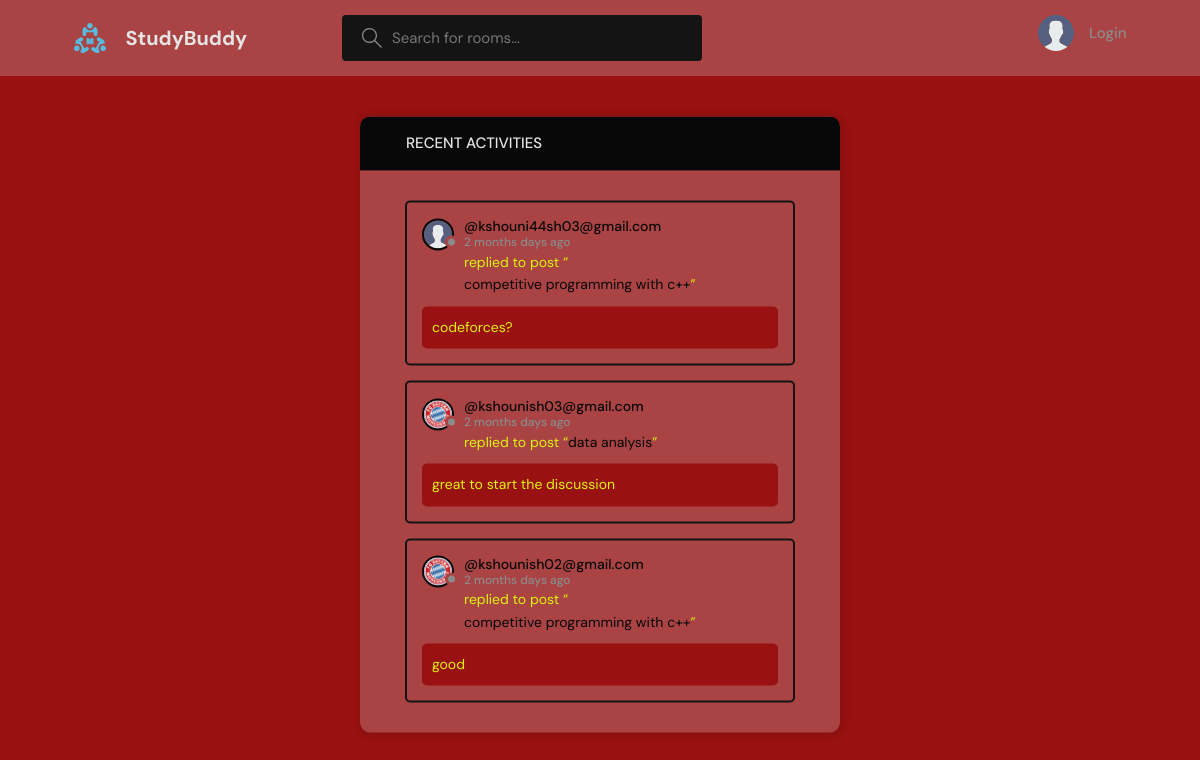
The page /activity/ on the database its author committed.
### base/models.py (models this page shows, shortened)
class Message(models.Model):
    user=models.ForeignKey(User,on_delete=models.CASCADE)#one user can have many mesg
    room=models.ForeignKey(Room,on_delete=models.CASCADE) #manytoone : one room can have multiple messqges
    body=models.TextField()
    updated=models.DateTimeField(auto_now=True)
    created=models.DateTimeField(auto_now_add=True)
    class Meta:
        ordering= ['-updated','-created']

class User(AbstractUser):
    name=models.CharField(max_length=200,null=True)
    email=models.EmailField(unique=True,null=True)
    bio=models.TextField(null=True)
    avatar=models.ImageField(null=True,default="avatar.svg")
    USERNAME_FIELD='email'
    REQUIRED_FIELDS=[]

class Room(models.Model):
    host=models.ForeignKey(User,on_delete=models.SET_NULL,null=True)
    topic=models.ForeignKey(Topic,on_delete=models.SET_NULL,null=True)
    name=models.CharField(max_length=200)
    description=models.TextField(null=True,blank=True) #blank used for form
    participants=models.ManyToManyField(User,related_name='participants',blank=True)
    updated=models.DateTimeField(auto_now=True)
    created=models.DateTimeField(auto_now_add=True) #take snap only once
    class Meta:
        ordering= ['-updated','-created']
    def __str__(self):
        return self.name

### base/views.py (the view)
# urls.py: path('activity/',views.activityPage,name="activity"),
def activityPage(request):
    room_messages=Message.objects.all()
    context={'room_messages':room_messages}
    return render(request,'base/activity.html',context)

### base/templates/base/activity.html (shortened to what this page needs)
{% extends 'main.html' %}
{% block content %}
    <main class="layout">
      <div class="container">
        <div class="layout__box">
          <div class="layout__boxHeader">
            <div class="layout__boxTitle">
              <a href="{% url 'home' %}">
                <svg version="1.1" xmlns="http://www.w3.org/2000/svg" width="32" height="32" viewBox="0 0 32 32">
                  <title>arrow-left</title>
                  <path
                    d="M13.723 2.286l-13.723 13.714 13.719 13.714 1.616-1.611-10.96-10.96h27.625v-2.286h-27.625l10.965-10.965-1.616-1.607z"
                  ></path>
                </svg>
              </a>
              <h3>Recent Activities</h3>
            </div>
          </div>
          <div class="activities-page layout__body">
            {% for message in room_messages %}
          <div class="activities__box">
            <div class="activities__boxHeader roomListRoom__header">
              <a href="{% url 'user-profile' message.user.pk  %}" class="roomListRoom__author">
                <div class="avatar avatar--small">
                  <img src="{{message.user.avatar.url}}" />
                </div>
                <p>
                  @{{message.user}}
                  <span>{{message.created|timesince}} days ago</span>
                </p>
              </a>
            </div>
            <div class="activities__boxContent">
              <p>replied to post “<a href="{% url 'room' message.room.id %}">{{message.room}}</a>”</p>
              <div class="activities__boxRoomContent">
               {{message.body}}
              </div>
            </div>
          </div>
          {% endfor %}
          </div>
        </div>
      </div>
    </main>
{% endblock %}

### static/styles/style.css (style rules this page uses)
:root { --color-main: #080808; --color-main-light: #0d1108; --color-dark: #aa4343; --color-dark-medium: #141414; --color-dark-light: #080808; --color-light: #e5e5e5; --color-gray: #8b8b8b; --color-light-gray: #dcf310; --color-bg: #991111; --color-success: #228b51; --color-error: #fc0b0b; }
* { font-family: "DM Sans", -apple-system, BlinkMacSystemFont, "Segoe UI", Roboto, Oxygen, Ubuntu, Cantarell, "Open Sans", "Helvetica Neue", sans-serif; margin: 0; padding: 0; box-sizing: border-box; text-rendering: optimizeLegibility; font-size: inherit; }
html { font-size: 56.25%; }
@media only screen and (min-width: 1200px) { html { font-size: 62.5%; } }
body { line-height: 1.6; font-weight: 400; font-size: 1.5rem; color: var(--color-light-gray); background-color: var(--color-bg); min-height: 100vh; }
img { width: 100%; }
a { display: inline-block; color: var(--color-main); text-decoration: none; }
.container { max-width: 120rem; width: 90%; margin: auto; }
.avatar { position: relative; display: inline-block; border-radius: 50%; border: 2px solid var(--color-main); }
.avatar img { display: block; border-radius: 50%; object-fit: cover; object-position: center; }
.avatar::after { content: ""; display: block; position: absolute; background-color: var(--color-gray); z-index: 111; border-radius: 50%; border: 0.3rem solid var(--color-dark); }
.avatar.avatar--small img { width: 2.8rem; height: 2.8rem; }
.avatar.avatar--small:after { width: 0.7rem; height: 0.7rem; bottom: 0px; right: -6px; }
.layout { margin-top: 2.4rem; }
.layout > .container { display: flex; justify-content: space-between; align-items: flex-start; }
.layout__box { width: 90%; max-width: 48rem; min-height: 40rem; position: absolute; top: 50%; left: 50%; transform: translate(-50%, -46%); background-color: var(--color-dark); border-radius: 1rem; box-shadow: 1px 1px 6px 3px rgba(0, 0, 0, 0.1); overflow: hidden; }
.layout__boxHeader { display: flex; padding: 1.5rem; background-color: var(--color-dark-light); }
.layout__boxTitle { display: flex; gap: 1.5rem; align-items: center; }
.layout__boxTitle h3 { text-transform: uppercase; font-weight: 500; color: var(--color-light); }
.layout__boxTitle svg { width: 1.6rem; height: 1.6rem; fill: var(--color-main); }
.layout__body { margin: 3rem; }
.roomListRoom__header { display: flex; justify-content: space-between; align-items: center; }
.roomListRoom__author { font-weight: 500; display: flex; align-items: center; gap: 1rem; }
.activities__box { margin: 1.5rem; padding: 1.5rem; border: 2px solid var(--color-dark-medium); border-radius: 5px; }
.activities__boxHeader p { font-size: 1.4rem; line-height: 1.3; }
.activities__boxHeader p span { color: var(--color-gray); font-size: 1.2rem; display: block; }
.activities__boxContent { margin-left: 4.2rem; }
.activities__boxContent { font-size: 1.4rem; }
.activities__boxRoomContent { background: var(--color-bg); padding: 1rem; border-radius: 5px; margin-top: 1rem; margin-left: -4.2rem; }

### rows shown on the page
Message: user.avatar (placeholder picture), user "kshouni44sh03@gmail.com", created "2 months", room "competitive programming with c++", body "codeforces?"
Message: user.avatar (picture), user "kshounish03@gmail.com", created "2 months", room "data analysis", body "great to start the discussion"
Message: user.avatar (picture), user "kshounish02@gmail.com", created "2 months", room "competitive programming with c++", body "good"
